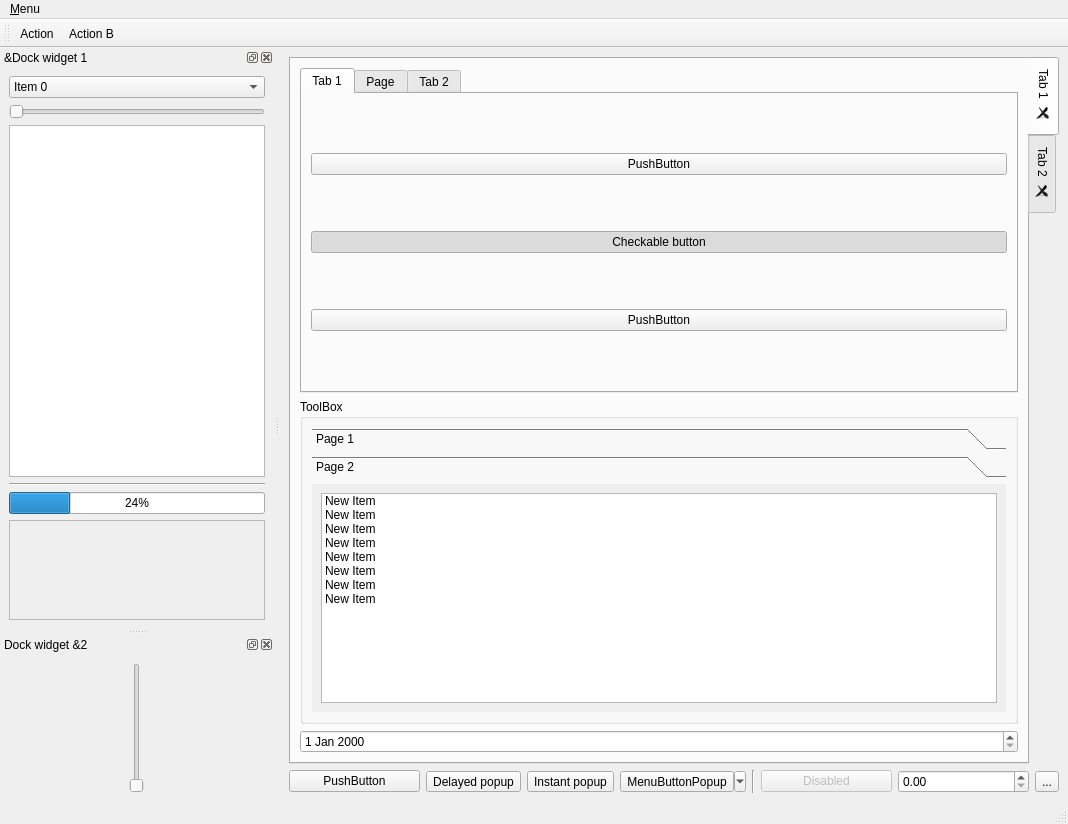
<?xml version="1.0" encoding="UTF-8"?>
<ui version="4.0">
    <class>MainWindow</class>
    <widget class="QMainWindow" name="MainWindow">
        <property name="geometry">
            <rect>
                <x>0</x>
                <y>0</y>
                <width>1068</width>
                <height>824</height>
            </rect>
        </property>
        <property name="windowTitle">
            <string>MainWindow</string>
        </property>
        <widget class="QWidget" name="centralwidget">
            <layout class="QVBoxLayout" name="verticalLayout_5">
                <item>
                    <widget class="QTabWidget" name="tabWidget">
                        <property name="tabPosition">
                            <enum>QTabWidget::East</enum>
                        </property>
                        <property name="currentIndex">
                            <number>0</number>
                        </property>
                        <property name="tabsClosable">
                            <bool>true</bool>
                        </property>
                        <widget class="QWidget" name="tab">
                            <attribute name="title">
                                <string>Tab 1</string>
                            </attribute>
                            <layout class="QGridLayout" name="gridLayout">
                                <item row="1" column="0">
                                    <widget class="QGroupBox" name="groupBox">
                                        <property name="title">
                                            <string>ToolBox</string>
                                        </property>
                                        <layout class="QVBoxLayout" name="verticalLayout_3">
                                            <item>
                                                <widget class="QToolBox" name="toolBox">
                                                    <property name="currentIndex">
                                                        <number>1</number>
                                                    </property>
                                                    <widget class="QWidget" name="page">
                                                        <property name="geometry">
                                                            <rect>
                                                                <x>0</x>
                                                                <y>0</y>
                                                                <width>98</width>
                                                                <height>44</height>
                                                            </rect>
                                                        </property>
                                                        <attribute name="label">
                                                            <string>Page 1</string>
                                                        </attribute>
                                                        <layout class="QGridLayout" name="gridLayout_4">
                                                            <item row="0" column="0">
                                                                <widget class="QLineEdit" name="lineEdit"/>
                                                            </item>
                                                        </layout>
                                                    </widget>
                                                    <widget class="QWidget" name="page_2">
                                                        <property name="geometry">
                                                            <rect>
                                                                <x>0</x>
                                                                <y>0</y>
                                                                <width>697</width>
                                                                <height>210</height>
                                                            </rect>
                                                        </property>
                                                        <attribute name="label">
                                                            <string>Page 2</string>
                                                        </attribute>
                                                        <layout class="QGridLayout" name="gridLayout_5">
                                                            <item row="0" column="0">
                                                                <widget class="QListWidget" name="listWidget">
                                                                    <item>
                                                                        <property name="text">
                                                                            <string>New Item</string>
                                                                        </property>
                                                                    </item>
                                                                    <item>
                                                                        <property name="text">
                                                                            <string>New Item</string>
                                                                        </property>
                                                                    </item>
                                                                    <item>
                                                                        <property name="text">
                                                                            <string>New Item</string>
                                                                        </property>
                                                                    </item>
                                                                    <item>
                                                                        <property name="text">
                                                                            <string>New Item</string>
                                                                        </property>
                                                                    </item>
                                                                    <item>
                                                                        <property name="text">
                                                                            <string>New Item</string>
                                                                        </property>
                                                                    </item>
                                                                    <item>
                                                                        <property name="text">
                                                                            <string>New Item</string>
                                                                        </property>
                                                                    </item>
                                                                    <item>
                                                                        <property name="text">
                                                                            <string>New Item</string>
                                                                        </property>
                                                                    </item>
                                                                    <item>
                                                                        <property name="text">
                                                                            <string>New Item</string>
                                                                        </property>
                                                                    </item>
                                                                </widget>
                                                            </item>
                                                        </layout>
                                                    </widget>
                                                </widget>
                                            </item>
                                        </layout>
                                    </widget>
                                </item>
                                <item row="0" column="0">
                                    <widget class="QTabWidget" name="tabWidget_2">
                                        <property name="currentIndex">
                                            <number>0</number>
                                        </property>
                                        <widget class="QWidget" name="tab_3">
                                            <attribute name="title">
                                                <string>Tab 1</string>
                                            </attribute>
                                            <layout class="QGridLayout" name="gridLayout_6">
                                                <item row="1" column="0">
                                                    <widget class="QPushButton" name="checkableButton">
                                                        <property name="text">
                                                            <string>Checkable button</string>
                                                        </property>
                                                        <property name="checkable">
                                                            <bool>true</bool>
                                                        </property>
                                                        <property name="checked">
                                                            <bool>true</bool>
                                                        </property>
                                                    </widget>
                                                </item>
                                                <item row="0" column="0">
                                                    <widget class="QPushButton" name="pushButton">
                                                        <property name="text">
                                                            <string>PushButton</string>
                                                        </property>
                                                    </widget>
                                                </item>
                                                <item row="2" column="0">
                                                    <widget class="QPushButton" name="pushButton_5">
                                                        <property name="text">
                                                            <string>PushButton</string>
                                                        </property>
                                                    </widget>
                                                </item>
                                            </layout>
                                        </widget>
                                        <widget class="QWidget" name="tab_5">
                                            <attribute name="title">
                                                <string>Page</string>
                                            </attribute>
                                            <layout class="QGridLayout" name="gridLayout_7">
                                                <item row="0" column="0">
                                                    <widget class="QTableWidget" name="tableWidget">
                                                        <row>
                                                            <property name="text">
                                                                <string>New Row</string>
                                                            </property>
                                                        </row>
                                                        <row>
                                                            <property name="text">
                                                                <string>New Row</string>
                                                            </property>
                                                        </row>
                                                        <row>
                                                            <property name="text">
                                                                <string>New Row</string>
                                                            </property>
                                                        </row>
                                                        <row>
                                                            <property name="text">
                                                                <string>New Row</string>
                                                            </property>
                                                        </row>
                                                        <column>
                                                            <property name="text">
                                                                <string>New Column</string>
                                                            </property>
                                                        </column>
                                                        <column>
                                                            <property name="text">
                                                                <string>New Column 2</string>
                                                            </property>
                                                        </column>
                                                    </widget>
                                                </item>
                                            </layout>
                                        </widget>
                                        <widget class="QWidget" name="tab_4">
                                            <attribute name="title">
                                                <string>Tab 2</string>
                                            </attribute>
                                        </widget>
                                    </widget>
                                </item>
                                <item row="2" column="0">
                                    <widget class="QDateEdit" name="dateEdit"/>
                                </item>
                            </layout>
                        </widget>
                        <widget class="QWidget" name="tab_2">
                            <attribute name="title">
                                <string>Tab 2</string>
                            </attribute>
                            <layout class="QGridLayout" name="gridLayout_2">
                                <item row="0" column="0">
                                    <widget class="QGroupBox" name="groupBox_2">
                                        <property name="title">
                                            <string>GroupBox</string>
                                        </property>
                                        <layout class="QVBoxLayout" name="verticalLayout_4">
                                            <item>
                                                <widget class="QLabel" name="label">
                                                    <property name="text">
                                                        <string>TextLabel</string>
                                                    </property>
                                                </widget>
                                            </item>
                                            <item>
                                                <widget class="QRadioButton" name="radioButton">
                                                    <property name="text">
                                                        <string>RadioB&amp;utton</string>
                                                    </property>
                                                </widget>
                                            </item>
                                            <item>
                                                <widget class="QCheckBox" name="checkBox">
                                                    <property name="text">
                                                        <string>CheckBox</string>
                                                    </property>
                                                </widget>
                                            </item>
                                            <item>
                                                <widget class="QCheckBox" name="checkBox_2">
                                                    <property name="text">
                                                        <string>CheckBox Tristate</string>
                                                    </property>
                                                    <property name="tristate">
                                                        <bool>true</bool>
                                                    </property>
                                                </widget>
                                            </item>
                                            <item>
                                                <widget class="QTreeWidget" name="treeWidget">
                                                    <column>
                                                        <property name="text">
                                                            <string>qdz</string>
                                                        </property>
                                                    </column>
                                                    <item>
                                                        <property name="text">
                                                            <string>qzd</string>
                                                        </property>
                                                    </item>
                                                    <item>
                                                        <property name="text">
                                                            <string>effefe</string>
                                                        </property>
                                                    </item>
                                                </widget>
                                            </item>
                                        </layout>
                                    </widget>
                                </item>
                            </layout>
                        </widget>
                    </widget>
                </item>
                <item>
                    <layout class="QHBoxLayout" name="horizontalLayout">
                        <item>
                            <widget class="QPushButton" name="pushButton_2">
                                <property name="text">
                                    <string>PushButton</string>
                                </property>
                            </widget>
                        </item>
                        <item>
                            <widget class="QToolButton" name="bt_delay_popup">
                                <property name="text">
                                    <string>Delayed popup</string>
                                </property>
                            </widget>
                        </item>
                        <item>
                            <widget class="QToolButton" name="bt_instant_popup">
                                <property name="text">
                                    <string>Instant popup</string>
                                </property>
                                <property name="popupMode">
                                    <enum>QToolButton::InstantPopup</enum>
                                </property>
                            </widget>
                        </item>
                        <item>
                            <widget class="QToolButton" name="bt_menu_button_popup">
                                <property name="text">
                                    <string>MenuButtonPopup</string>
                                </property>
                                <property name="popupMode">
                                    <enum>QToolButton::MenuButtonPopup</enum>
                                </property>
                            </widget>
                        </item>
                        <item>
                            <widget class="Line" name="line_2">
                                <property name="orientation">
                                    <enum>Qt::Vertical</enum>
                                </property>
                            </widget>
                        </item>
                        <item>
                            <widget class="QPushButton" name="pushButton_3">
                                <property name="enabled">
                                    <bool>false</bool>
                                </property>
                                <property name="text">
                                    <string>Disabled</string>
                                </property>
                            </widget>
                        </item>
                        <item>
                            <widget class="QDoubleSpinBox" name="doubleSpinBox"/>
                        </item>
                        <item>
                            <widget class="QToolButton" name="toolButton">
                                <property name="text">
                                    <string>...</string>
                                </property>
                                <property name="popupMode">
                                    <enum>QToolButton::InstantPopup</enum>
                                </property>
                            </widget>
                        </item>
                    </layout>
                </item>
            </layout>
        </widget>
        <widget class="QMenuBar" name="menubar">
            <property name="geometry">
                <rect>
                    <x>0</x>
                    <y>0</y>
                    <width>1068</width>
                    <height>23</height>
                </rect>
            </property>
            <widget class="QMenu" name="menuMenu">
                <property name="title">
                    <string>&amp;Menu</string>
                </property>
                <widget class="QMenu" name="menuSubmenu_2">
                    <property name="title">
                        <string>&amp;Submenu 2</string>
                    </property>
                    <addaction name="actionSub_menu"/>
                    <addaction name="actionAction_C"/>
                </widget>
                <addaction name="actionAction"/>
                <addaction name="menuSubmenu_2"/>
            </widget>
            <addaction name="menuMenu"/>
        </widget>
        <widget class="QStatusBar" name="statusbar"/>
        <widget class="QDockWidget" name="dockWidget1">
            <property name="windowTitle">
                <string>&amp;Dock widget 1</string>
            </property>
            <attribute name="dockWidgetArea">
                <number>1</number>
            </attribute>
            <widget class="QWidget" name="dockWidgetContents">
                <layout class="QVBoxLayout" name="verticalLayout_2">
                    <item>
                        <layout class="QVBoxLayout" name="verticalLayout">
                            <item>
                                <widget class="QComboBox" name="comboBox">
                                    <item>
                                        <property name="text">
                                            <string>Item 0</string>
                                        </property>
                                    </item>
                                    <item>
                                        <property name="text">
                                            <string>Item 2</string>
                                        </property>
                                    </item>
                                </widget>
                            </item>
                            <item>
                                <widget class="QSlider" name="horizontalSlider">
                                    <property name="orientation">
                                        <enum>Qt::Horizontal</enum>
                                    </property>
                                </widget>
                            </item>
                            <item>
                                <widget class="QTextEdit" name="textEdit"/>
                            </item>
                            <item>
                                <widget class="Line" name="line">
                                    <property name="orientation">
                                        <enum>Qt::Horizontal</enum>
                                    </property>
                                </widget>
                            </item>
                            <item>
                                <widget class="QProgressBar" name="progressBar">
                                    <property name="value">
                                        <number>24</number>
                                    </property>
                                </widget>
                            </item>
                        </layout>
                    </item>
                    <item>
                        <widget class="QFrame" name="frame">
                            <property name="minimumSize">
                                <size>
                                    <width>0</width>
                                    <height>100</height>
                                </size>
                            </property>
                            <property name="frameShape">
                                <enum>QFrame::StyledPanel</enum>
                            </property>
                            <property name="frameShadow">
                                <enum>QFrame::Raised</enum>
                            </property>
                            <property name="lineWidth">
                                <number>3</number>
                            </property>
                        </widget>
                    </item>
                </layout>
            </widget>
        </widget>
        <widget class="QToolBar" name="toolBar">
            <property name="windowTitle">
                <string>toolBar</string>
            </property>
            <attribute name="toolBarArea">
                <enum>TopToolBarArea</enum>
            </attribute>
            <attribute name="toolBarBreak">
                <bool>false</bool>
            </attribute>
            <addaction name="actionAction"/>
            <addaction name="actionSub_menu"/>
        </widget>
        <widget class="QDockWidget" name="dockWidget2">
            <property name="windowTitle">
                <string>Dock widget &amp;2</string>
            </property>
            <attribute name="dockWidgetArea">
                <number>1</number>
            </attribute>
            <widget class="QWidget" name="dockWidgetContents_2">
                <layout class="QGridLayout" name="gridLayout_3">
                    <item row="0" column="0">
                        <widget class="QSlider" name="verticalSlider">
                            <property name="orientation">
                                <enum>Qt::Vertical</enum>
                            </property>
                        </widget>
                    </item>
                </layout>
            </widget>
        </widget>
        <action name="actionAction">
            <property name="text">
                <string>&amp;Action</string>
            </property>
        </action>
        <action name="actionSub_menu">
            <property name="text">
                <string>&amp;Action B</string>
            </property>
            <property name="toolTip">
                <string>submenu</string>
            </property>
        </action>
        <action name="actionAction_C">
            <property name="text">
                <string>Action &amp;C</string>
            </property>
        </action>
    </widget>
    <tabstops>
        <tabstop>pushButton</tabstop>
        <tabstop>checkableButton</tabstop>
        <tabstop>pushButton_5</tabstop>
        <tabstop>tabWidget_2</tabstop>
        <tabstop>tableWidget</tabstop>
        <tabstop>radioButton</tabstop>
        <tabstop>checkBox</tabstop>
        <tabstop>checkBox_2</tabstop>
        <tabstop>treeWidget</tabstop>
        <tabstop>pushButton_2</tabstop>
        <tabstop>bt_delay_popup</tabstop>
        <tabstop>bt_instant_popup</tabstop>
        <tabstop>bt_menu_button_popup</tabstop>
        <tabstop>pushButton_3</tabstop>
        <tabstop>doubleSpinBox</tabstop>
        <tabstop>toolButton</tabstop>
        <tabstop>comboBox</tabstop>
        <tabstop>horizontalSlider</tabstop>
        <tabstop>textEdit</tabstop>
        <tabstop>verticalSlider</tabstop>
        <tabstop>tabWidget</tabstop>
        <tabstop>lineEdit</tabstop>
        <tabstop>listWidget</tabstop>
    </tabstops>
    <resources/>
    <connections/>
</ui>
